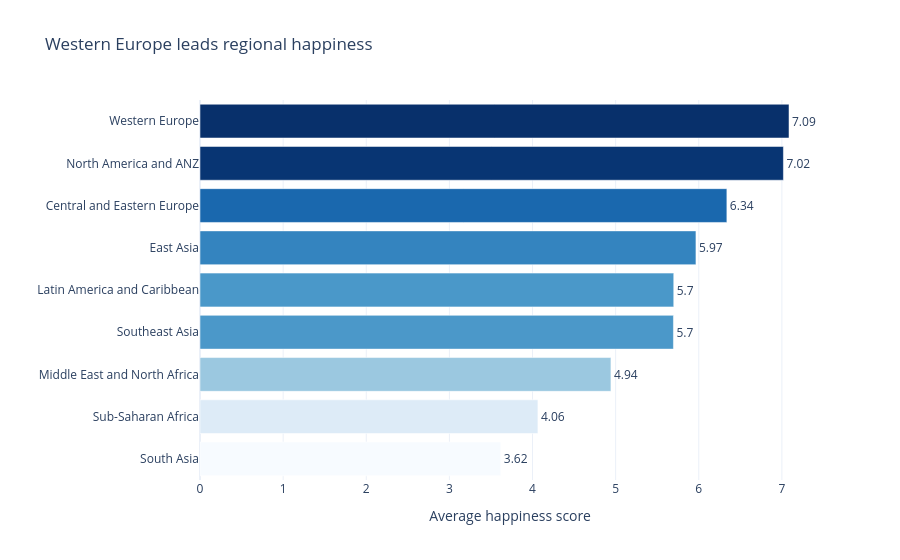

Here is the notebook cell this chart was saved with:
### Markdown cell above
---
## Task 1 — Regional Comparison Bar Chart

**What to build:** A horizontal bar chart showing the **average happiness score by region**, sorted from highest to lowest.

**Requirements:**
- Horizontal orientation (category names are long)
- Sorted by score, descending (so the happiest region is at the top)
- Zero baseline on x-axis
- At least one design choice that goes beyond the Plotly default (colour, annotation, labels, etc.)
- An insight title that answers: *which region stands out and why does it matter?*

**Hint:** Use `df.groupby('Region')['Happiness_Score'].mean()` to compute the averages.

### Code cell
# Task 1: Regional comparison bar chart
# -------------------------------------

# Step 1: Compute average happiness score by region
region_avg = (df.groupby('Region')['Happiness_Score']
              .mean()
              .reset_index()
              .sort_values('Happiness_Score'))  # sort for horizontal bar

print(region_avg)

# Step 2: Build your chart
# YOUR CODE HERE

fig1 = px.bar(
    region_avg,
    x='Happiness_Score',
    y='Region',
    orientation='h',
    color='Happiness_Score',
    color_continuous_scale='Blues',
    text=region_avg['Happiness_Score'].round(2),
    title='Western Europe leads regional happiness',
    labels={
        'Happiness_Score': 'Average happiness score',
        'Region': 'Region'
    }
)

fig1.update_layout(
    template='plotly_white',
    xaxis=dict(rangemode='tozero'),
    yaxis_title='',
    coloraxis_showscale=False
)

fig1.update_traces(
    textposition='outside',
    cliponaxis=False
)

fig1.show()

### Figure 1 — Plotly figure (JSON) as saved in the notebook; plotly's stock layout.template omitted (floating-point values rounded to 4 significant figures)
{"data": [{"cliponaxis": false, "hovertemplate": "Average happiness score=%{marker.color}<br>Region=%{y}<br>text=%{text}<extra></extra>", "legendgroup": "", "marker": {"color": [3.618, 4.065, 4.943, 5.695, 5.699, 5.966, 6.338, 7.018, 7.086], "coloraxis": "coloraxis", "pattern": {"shape": ""}}, "name": "", "orientation": "h", "showlegend": false, "text": [3.62, 4.06, 4.94, 5.7, 5.7, 5.97, 6.34, 7.02, 7.09], "textposition": "outside", "type": "bar", "x": [3.618, 4.065, 4.943, 5.695, 5.699, 5.966, 6.338, 7.018, 7.086], "xaxis": "x", "y": ["South Asia", "Sub-Saharan Africa", "Middle East and North Africa", "Southeast Asia", "Latin America and Caribbean", "East Asia", "Central and Eastern Europe", "North America and ANZ", "Western Europe"], "yaxis": "y"}], "layout": {"barmode": "relative", "coloraxis": {"colorbar": {"title": {"text": "Average happiness score"}}, "colorscale": [[0, "rgb(247,251,255)"], [0.125, "rgb(222,235,247)"], [0.25, "rgb(198,219,239)"], [0.375, "rgb(158,202,225)"], [0.5, "rgb(107,174,214)"], [0.625, "rgb(66,146,198)"], [0.75, "rgb(33,113,181)"], [0.875, "rgb(8,81,156)"], [1, "rgb(8,48,107)"]], "showscale": false}, "legend": {"tracegroupgap": 0}, "title": {"text": "Western Europe leads regional happiness"}, "xaxis": {"anchor": "y", "domain": [0, 1], "rangemode": "tozero", "title": {"text": "Average happiness score"}}, "yaxis": {"anchor": "x", "domain": [0, 1], "title": {"text": ""}}}}
